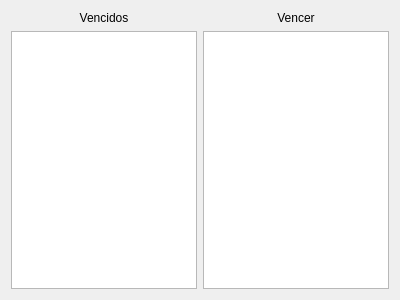
<?xml version="1.0" encoding="UTF-8"?>
<ui version="4.0">
 <class>WidgetReceberResumo</class>
 <widget class="QWidget" name="WidgetReceberResumo">
  <property name="geometry">
   <rect>
    <x>0</x>
    <y>0</y>
    <width>400</width>
    <height>300</height>
   </rect>
  </property>
  <property name="windowTitle">
   <string>Form</string>
  </property>
  <layout class="QGridLayout" name="gridLayout">
   <item row="1" column="1">
    <widget class="TableView" name="tableVencer">
     <property name="mouseTracking">
      <bool>true</bool>
     </property>
    </widget>
   </item>
   <item row="1" column="0">
    <widget class="TableView" name="tableVencidos">
     <property name="mouseTracking">
      <bool>true</bool>
     </property>
    </widget>
   </item>
   <item row="0" column="0">
    <widget class="QLabel" name="label">
     <property name="text">
      <string>Vencidos</string>
     </property>
     <property name="alignment">
      <set>Qt::AlignCenter</set>
     </property>
    </widget>
   </item>
   <item row="0" column="1">
    <widget class="QLabel" name="label_2">
     <property name="text">
      <string>Vencer</string>
     </property>
     <property name="alignment">
      <set>Qt::AlignCenter</set>
     </property>
    </widget>
   </item>
  </layout>
 </widget>
 <customwidgets>
  <customwidget>
   <class>TableView</class>
   <extends>QTableView</extends>
   <header>src/tableview.h</header>
  </customwidget>
 </customwidgets>
 <resources/>
 <connections/>
</ui>
